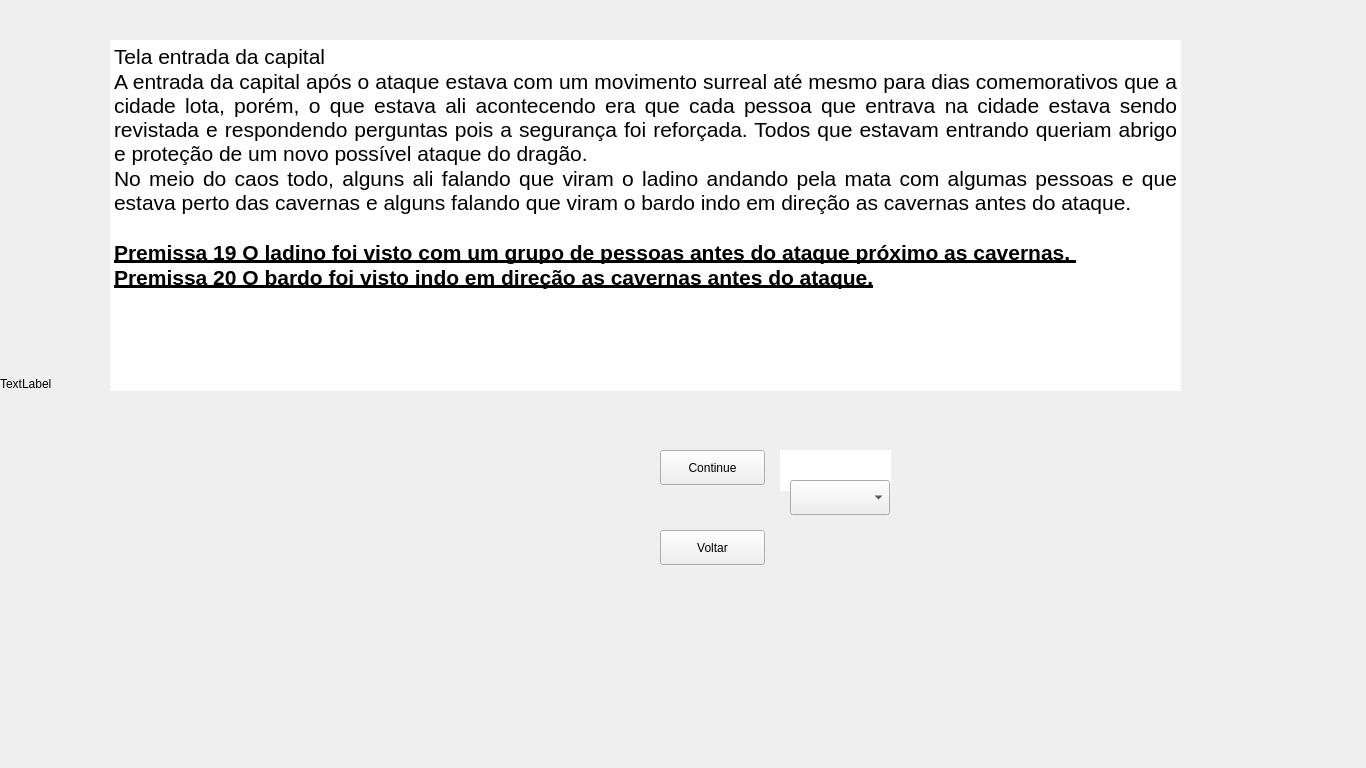
<?xml version="1.0" encoding="UTF-8"?>
<ui version="4.0">
 <class>TwelfthWindow</class>
 <widget class="QMainWindow" name="TwelfthWindow">
  <property name="geometry">
   <rect>
    <x>0</x>
    <y>0</y>
    <width>1366</width>
    <height>768</height>
   </rect>
  </property>
  <property name="maximumSize">
   <size>
    <width>1366</width>
    <height>768</height>
   </size>
  </property>
  <property name="windowTitle">
   <string>MainWindow</string>
  </property>
  <widget class="QWidget" name="centralwidget">
   <property name="maximumSize">
    <size>
     <width>1366</width>
     <height>768</height>
    </size>
   </property>
   <widget class="QLabel" name="label">
    <property name="geometry">
     <rect>
      <x>0</x>
      <y>0</y>
      <width>1366</width>
      <height>768</height>
     </rect>
    </property>
    <property name="text">
     <string>TextLabel</string>
    </property>
   </widget>
   <widget class="QComboBox" name="comboBox_sus">
    <property name="geometry">
     <rect>
      <x>790</x>
      <y>480</y>
      <width>100</width>
      <height>35</height>
     </rect>
    </property>
   </widget>
   <widget class="QPushButton" name="pushBackButton">
    <property name="geometry">
     <rect>
      <x>660</x>
      <y>530</y>
      <width>105</width>
      <height>35</height>
     </rect>
    </property>
    <property name="text">
     <string>Voltar</string>
    </property>
   </widget>
   <widget class="QTextBrowser" name="textSus">
    <property name="geometry">
     <rect>
      <x>780</x>
      <y>450</y>
      <width>111</width>
      <height>41</height>
     </rect>
    </property>
    <property name="autoFillBackground">
     <bool>false</bool>
    </property>
    <property name="frameShape">
     <enum>QFrame::NoFrame</enum>
    </property>
    <property name="html">
     <string>&lt;!DOCTYPE HTML PUBLIC &quot;-//W3C//DTD HTML 4.0//EN&quot; &quot;http://www.w3.org/TR/REC-html40/strict.dtd&quot;&gt;
&lt;html&gt;&lt;head&gt;&lt;meta name=&quot;qrichtext&quot; content=&quot;1&quot; /&gt;&lt;meta charset=&quot;utf-8&quot; /&gt;&lt;style type=&quot;text/css&quot;&gt;
p, li { white-space: pre-wrap; }
&lt;/style&gt;&lt;/head&gt;&lt;body style=&quot; font-family:'Segoe UI'; font-size:9pt; font-weight:400; font-style:normal;&quot;&gt;
&lt;p align=&quot;center&quot; style=&quot; margin-top:0px; margin-bottom:0px; margin-left:0px; margin-right:0px; -qt-block-indent:0; text-indent:0px;&quot;&gt;&lt;span style=&quot; font-size:14pt; font-weight:700; font-style:italic; color:#ffffff;&quot;&gt;Suspeitos&lt;/span&gt;&lt;/p&gt;&lt;/body&gt;&lt;/html&gt;</string>
    </property>
   </widget>
   <widget class="QPushButton" name="pushContinueButton">
    <property name="geometry">
     <rect>
      <x>660</x>
      <y>450</y>
      <width>105</width>
      <height>35</height>
     </rect>
    </property>
    <property name="text">
     <string>Continue</string>
    </property>
   </widget>
   <widget class="QTextBrowser" name="textBrowser">
    <property name="geometry">
     <rect>
      <x>110</x>
      <y>40</y>
      <width>1071</width>
      <height>351</height>
     </rect>
    </property>
    <property name="frameShape">
     <enum>QFrame::NoFrame</enum>
    </property>
    <property name="html">
     <string>&lt;!DOCTYPE HTML PUBLIC &quot;-//W3C//DTD HTML 4.0//EN&quot; &quot;http://www.w3.org/TR/REC-html40/strict.dtd&quot;&gt;
&lt;html&gt;&lt;head&gt;&lt;meta name=&quot;qrichtext&quot; content=&quot;1&quot; /&gt;&lt;meta charset=&quot;utf-8&quot; /&gt;&lt;style type=&quot;text/css&quot;&gt;
p, li { white-space: pre-wrap; }
&lt;/style&gt;&lt;/head&gt;&lt;body style=&quot; font-family:'Segoe UI'; font-size:9pt; font-weight:400; font-style:normal;&quot;&gt;
&lt;p align=&quot;justify&quot; style=&quot; margin-top:0px; margin-bottom:0px; margin-left:0px; margin-right:0px; -qt-block-indent:0; text-indent:0px;&quot;&gt;&lt;span style=&quot; font-size:16pt;&quot;&gt;Tela entrada da capital &lt;/span&gt;&lt;/p&gt;
&lt;p align=&quot;justify&quot; style=&quot; margin-top:0px; margin-bottom:0px; margin-left:0px; margin-right:0px; -qt-block-indent:0; text-indent:0px;&quot;&gt;&lt;span style=&quot; font-size:16pt;&quot;&gt;A entrada da capital após o ataque estava com um movimento surreal até mesmo para dias comemorativos que a cidade lota, porém, o que estava ali acontecendo era que cada pessoa que entrava na cidade estava sendo revistada e respondendo perguntas pois a segurança foi reforçada. Todos que estavam entrando queriam abrigo e proteção de um novo possível ataque do dragão.&lt;/span&gt;&lt;/p&gt;
&lt;p align=&quot;justify&quot; style=&quot; margin-top:0px; margin-bottom:0px; margin-left:0px; margin-right:0px; -qt-block-indent:0; text-indent:0px;&quot;&gt;&lt;span style=&quot; font-size:16pt;&quot;&gt;No meio do caos todo, alguns ali falando que viram o ladino andando pela mata com algumas pessoas e que estava perto das cavernas e alguns falando que viram o bardo indo em direção as cavernas antes do ataque.&lt;/span&gt;&lt;/p&gt;
&lt;p align=&quot;justify&quot; style=&quot;-qt-paragraph-type:empty; margin-top:0px; margin-bottom:0px; margin-left:0px; margin-right:0px; -qt-block-indent:0; text-indent:0px; font-size:16pt;&quot;&gt;&lt;br /&gt;&lt;/p&gt;
&lt;p align=&quot;justify&quot; style=&quot; margin-top:0px; margin-bottom:0px; margin-left:0px; margin-right:0px; -qt-block-indent:0; text-indent:0px;&quot;&gt;&lt;span style=&quot; font-size:16pt; font-weight:700; text-decoration: underline;&quot;&gt;Premissa 19 O ladino foi visto com um grupo de pessoas antes do ataque próximo as cavernas. &lt;/span&gt;&lt;/p&gt;
&lt;p align=&quot;justify&quot; style=&quot; margin-top:0px; margin-bottom:0px; margin-left:0px; margin-right:0px; -qt-block-indent:0; text-indent:0px;&quot;&gt;&lt;span style=&quot; font-size:16pt; font-weight:700; text-decoration: underline;&quot;&gt;Premissa 20 O bardo foi visto indo em direção as cavernas antes do ataque.&lt;/span&gt;&lt;/p&gt;&lt;/body&gt;&lt;/html&gt;</string>
    </property>
   </widget>
   <zorder>label</zorder>
   <zorder>textSus</zorder>
   <zorder>comboBox_sus</zorder>
   <zorder>pushContinueButton</zorder>
   <zorder>pushBackButton</zorder>
   <zorder>textBrowser</zorder>
  </widget>
 </widget>
 <resources/>
 <connections/>
</ui>
